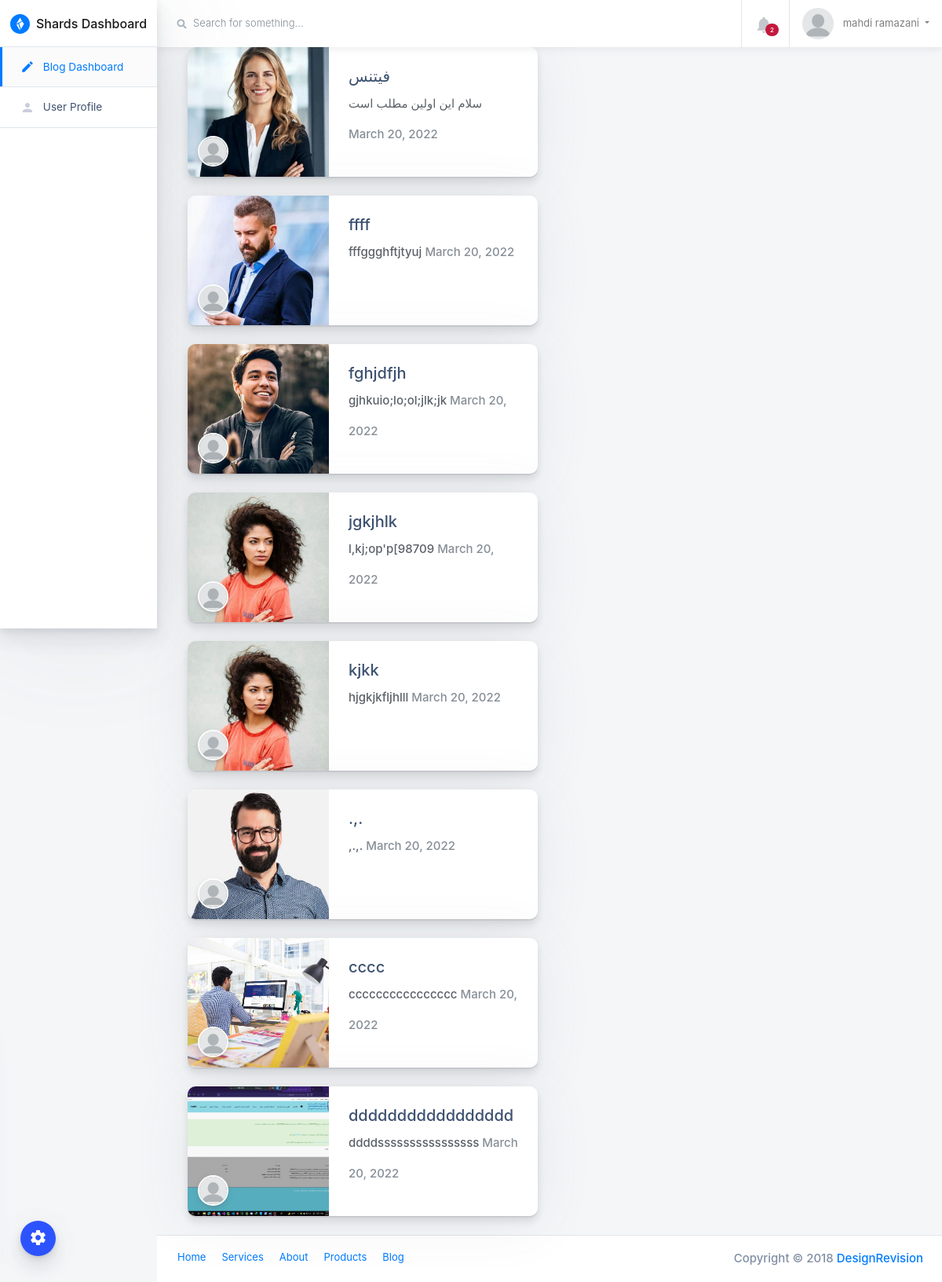
Screenshot of /blog_post (signed in) with the database file from the repository.
### Acount/models.py (models this page shows, shortened)
class profile(models.Model):
    user=models.OneToOneField(User,on_delete=models.CASCADE)
    first_name=models.CharField(max_length=20)
    last_name=models.CharField(max_length=50)
    email=models.EmailField()
    password=models.CharField(max_length=20)
    addres=models.TextField()
    discription=models.TextField()
    power=models.CharField(max_length=50,blank=True,null=True)
    image=models.ImageField(default="defult/index.png",upload_to="profile_user",null=True,blank=True)
    blog_admin=models.BooleanField(default=False)

### blog/models.py (models this page shows, shortened)
class article(models.Model):
    witer=models.ForeignKey(User,on_delete=models.CASCADE)
    categori=models.CharField(max_length=20,default="test")
    titel=models.CharField(max_length=50)
    image=models.ImageField(upload_to="blog/image")
    text=models.TextField()
    create=models.DateField(default=timezone.now())
    """def save(self,*args,**kwargs):
        self.slug=slugify(self.titel)

        super(article, self).save(args,kwargs)"""
    class Meta:
        ordering=("-create",)

### admin_blog/views.py (the view)
# urls.py: path("blog_post",views.blog_coponents,name="blog_post"),
def blog_coponents(request):
    context={
        "post":article.objects.all()
    }
    return render(request,"admin_blog/components-blog-posts.html",context)

### admin_blog/templates/admin_blog/components-blog-posts.html (shortened to what this page needs)
{% extends "admin_base.html" %}
{% load static %}
{% block content %}
    <div class="main-content-container container-fluid px-4">
        {% for i in post %}
        <div class="col-lg-6 col-sm-12 mb-4">
            <div class="card card-small card-post card-post--aside card-post--1">
                <div class="card-post__image"
                     style="background-image: url('{{ i.image.url }}');">
                    <div class="card-post__author d-flex">
                        <a href="#" class="card-post__author-avatar card-post__author-avatar--small"
                           style="background-image: url('{{ request.user.profile.image.url }}');">Written by Jamie James</a>
                    </div>
                </div>
                <div class="card-body">
                    <h5 class="card-title">
                        <a class="text-fiord-blue" href="#">
                            {{ i.titel }}
                            </a>
                    </h5>
                    <p class="card-text d-inline-block mb-3">{{ i.text }}
                      </p>
                    <span class="text-muted">{{ i.create }}</span>
                </div>
            </div>
        </div>
    {% endfor %}
    </div>
{% endblock %}

### templates/admin_base.html (shortened to what this page needs)
{% load static  %}
<!doctype html>
<html class="no-js h-100" lang="en">
  <head>
    <link href="https://use.fontawesome.com/releases/v5.0.6/css/all.css" rel="stylesheet">
    <link rel="stylesheet" href="https://stackpath.bootstrapcdn.com/bootstrap/4.1.3/css/bootstrap.min.css">
    <link rel="stylesheet" id="main-stylesheet" data-version="1.1.0" href="{% static "styles/shards-dashboards.1.1.0.min.css" %}">
    <link rel="stylesheet" href="{% static "styles/extras.1.1.0.min.css" %}">
  </head>
  <body class="h-100">
    <div class="color-switcher-toggle animated pulse infinite">
      <i class="material-icons">settings</i>
    </div>
    <div class="container-fluid">
      <div class="row">
        <aside class="main-sidebar col-12 col-md-3 col-lg-2 px-0">
          <div class="main-navbar">
            <nav class="navbar align-items-stretch navbar-light bg-white flex-md-nowrap border-bottom p-0">
              <a class="navbar-brand w-100 mr-0" href="#" style="line-height: 25px;">
                <div class="d-table m-auto">
                  <img id="main-logo" class="d-inline-block align-top mr-1" style="max-width: 25px;" src="{% static "images/shards-dashboards-logo.svg" %}" alt="Shards Dashboard">
                  <span class="d-none d-md-inline ml-1">Shards Dashboard</span>
                </div>
              </a>
            </nav>
          </div>
          <div class="nav-wrapper">
            <ul class="nav flex-column">
              <li class="nav-item">
                <a class="nav-link active" href="{% url "admin_blog:admin_blog" %}">
                  <i class="material-icons">edit</i>
                  <span>Blog Dashboard</span>
                </a>
              </li>
              <li class="nav-item">
                <a class="nav-link " href="{% url "admin_blog:blog_profile" %}">
                  <i class="material-icons">person</i>
                  <span>User Profile</span>
                </a>
              </li>
            </ul>
          </div>
        </aside>
        <main class="main-content col-lg-10 col-md-9 col-sm-12 p-0 offset-lg-2 offset-md-3">
          <div class="main-navbar sticky-top bg-white">
            <nav class="navbar align-items-stretch navbar-light flex-md-nowrap p-0">
              <form action="#" class="main-navbar__search w-100 d-none d-md-flex d-lg-flex">
                <div class="input-group input-group-seamless ml-3">
                  <div class="input-group-prepend">
                    <div class="input-group-text">
                      <i class="fas fa-search"></i>
                    </div>
                  </div>
                  <input class="navbar-search form-control" type="text" placeholder="Search for something..." aria-label="Search"> </div>
              </form>
              <ul class="navbar-nav border-left flex-row ">
                <li class="nav-item border-right dropdown notifications">
                  <a class="nav-link nav-link-icon text-center" href="#" role="button" id="dropdownMenuLink" data-toggle="dropdown" aria-haspopup="true" aria-expanded="false">
                    <div class="nav-link-icon__wrapper">
                      <i class="material-icons">&#xE7F4;</i>
                      <span class="badge badge-pill badge-danger">2</span>
                    </div>
                  </a>
                </li>
                <li class="nav-item dropdown">
                  <a class="nav-link dropdown-toggle text-nowrap px-3" data-toggle="dropdown" href="#" role="button" aria-haspopup="true" aria-expanded="false">
                    <img class="user-avatar rounded-circle mr-2" src="{{ request.user.profile.image.url }}" alt="User Avatar">
                    <span class="d-none d-md-inline-block">{{ request.user.get_full_name }}</span>
                  </a>
                </li>
              </ul>
            </nav>
          </div>
            {% block content %}
            {% endblock %}
<footer class="main-footer d-flex p-2 px-3 bg-white border-top">
            <ul class="nav">
              <li class="nav-item">
                <a class="nav-link" href="#">Home</a>
              </li>
              <li class="nav-item">
                <a class="nav-link" href="#">Services</a>
              </li>
              <li class="nav-item">
                <a class="nav-link" href="#">About</a>
              </li>
              <li class="nav-item">
                <a class="nav-link" href="#">Products</a>
              </li>
              <li class="nav-item">
                <a class="nav-link" href="#">Blog</a>
              </li>
            </ul>
            <span class="copyright ml-auto my-auto mr-2">Copyright © 2018
              <a href="https://designrevision.com" rel="nofollow">DesignRevision</a>
            </span>
          </footer>
        </main>
      </div>
    </div>
  </body>
</html>

### rows the page displays
article: image (picture), user.profile.image (picture), titel "فيتنس", text "سلام اين اولين مطلب است", create "March 20, 2022"
article: image (picture), user.profile.image (picture), titel "ffff", text "fffggghftjtyuj", create "March 20, 2022"
article: image (picture), user.profile.image (picture), titel "fghjdfjh", text "gjhkuio;lo;ol;jlk;jk", create "March 20, 2022"
article: image (picture), user.profile.image (picture), titel "jgkjhlk", text "l,kj;op'p[98709", create "March 20, 2022"
article: image (picture), user.profile.image (picture), titel "kjkk", text "hjgkjkfljhlll", create "March 20, 2022"
article: image (picture), user.profile.image (picture), titel ".,.", text ",.,.", create "March 20, 2022"
article: image (picture), user.profile.image (picture), titel "cccc", text "cccccccccccccccc", create "March 20, 2022"
article: image (picture), user.profile.image (picture), titel "ddddddddddddddddd", text "ddddssssssssssssssss", create "March 20, 2022"

### other values shown
{{ request.user.get_full_name }} "mahdi ramazani"
